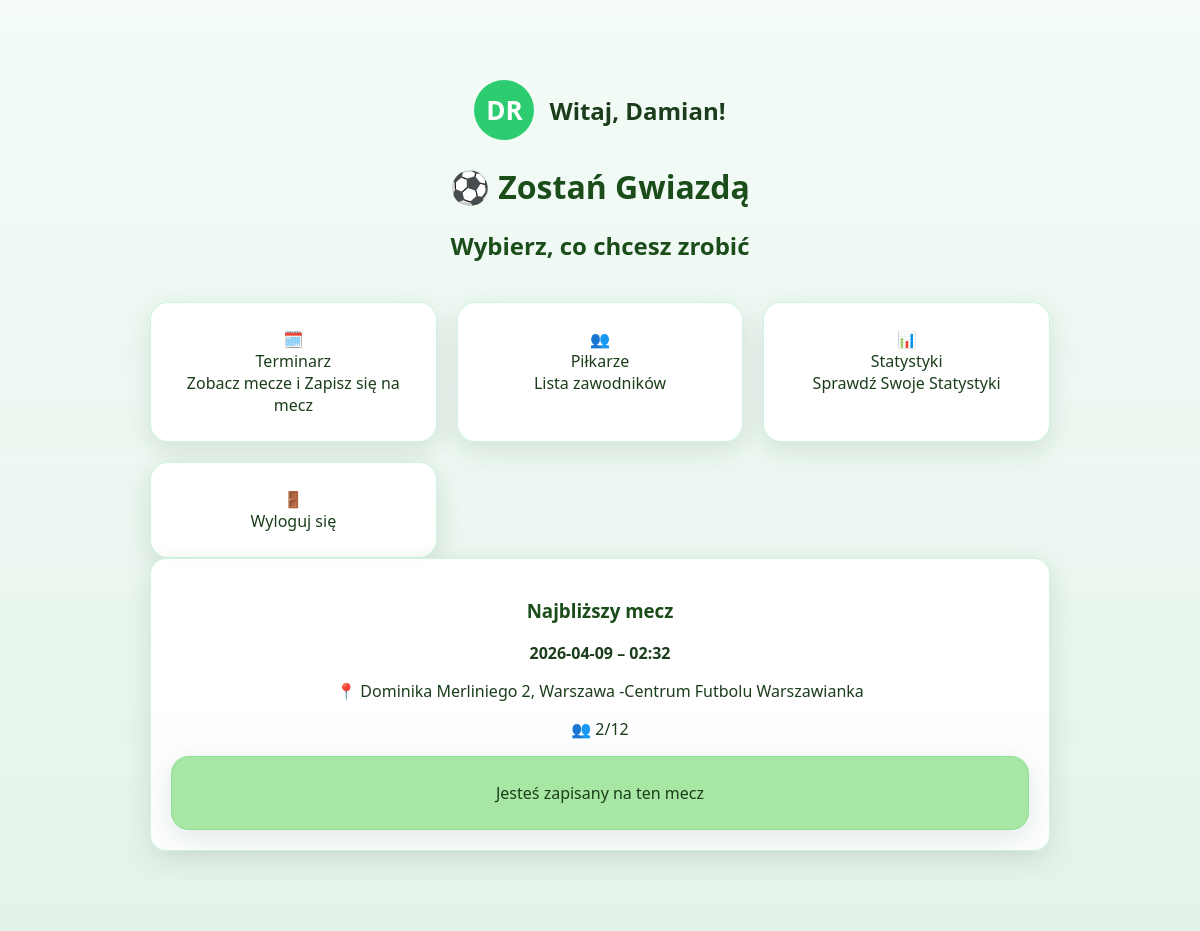
/ (signed in), run on the app's committed database.
### tables this page shows
CREATE TABLE matches (
            id INTEGER PRIMARY KEY AUTOINCREMENT,
            match_date TEXT NOT NULL,
            match_time TEXT NOT NULL,
            location TEXT NOT NULL,
            max_slots INTEGER NOT NULL,
            signed_up INTEGER NOT NULL DEFAULT 0,
            played INTEGER NOT NULL DEFAULT 0
        );

### app.py (the view)
@app.route("/")
def home():
    conn = get_db()
    next_match = conn.execute(
        "SELECT * FROM matches WHERE match_date >= date('now') ORDER BY match_date, match_time LIMIT 1"
    ).fetchone()
    user_signed = False
    if next_match and "user_id" in session:
        signup = conn.execute(
            "SELECT id FROM match_signups WHERE user_id = ? AND match_id = ?",
            (session["user_id"], next_match["id"])
        ).fetchone()
        if signup:
            user_signed = True
    conn.close()
    return render_template("index.html", next_match=next_match, user_signed=user_signed)

### db.py (called while the page is built)
def get_db():
    conn = sqlite3.connect("database.db")
    conn.row_factory = sqlite3.Row
    return conn

### templates/index.html (shortened to what this page needs)
<!DOCTYPE html>
<html lang="pl">
<head>
    <link rel="stylesheet" href="/static/theme.css">
</head>
<body>
<div class="overlay"></div>
<div class="container">
    {% if session.user_id %}
    <div class="user-box">
        <div class="avatar">
            {{ session.first_name[0] }}{{ session.last_name[0] }}
        </div>
        <div>
            <h2 style="margin:0;">Witaj, {{ session.first_name }}!</h2>
        </div>
    </div>
    {% endif %}
    <h1 style="color:#1b4d1b;">⚽ Zostań Gwiazdą</h1>
    {% if session.user_id %}
    <h2 style="color:#1b4d1b;">Wybierz, co chcesz zrobić</h2>
    {% else %}
    <h2 style="color:#1b4d1b;">Zaloguj się lub załóż konto, aby korzystać z systemu</h2>
    {% endif %}
    <div class="grid">
        <a href="/terminarz" class="tile">
            <div class="tile-icon">🗓️</div>
            <div class="tile-title">Terminarz</div>
            <div class="tile-desc">Zobacz mecze i Zapisz się na mecz</div>
        </a>
        <a href="/pilkarze" class="tile">
            <div class="tile-icon">👥</div>
            <div class="tile-title">Piłkarze</div>
            <div class="tile-desc">Lista zawodników</div>
        </a>
        <a href="/statystyki" class="tile">
            <div class="tile-icon">📊</div>
            <div class="tile-title">Statystyki</div>
            <div class="tile-desc">Sprawdź Swoje Statystyki</div>
        </a>
        {% if session.user_id %}
        <div class="tile" onclick="openLogoutPopup()">
            <div class="tile-icon">🚪</div>
            <div class="tile-title">Wyloguj się</div>
        </div>
        {% endif %}
    </div>
    {% if next_match %}
    <div class="next-match">
        <h3 style="color:#1b4d1b;">Najbliższy mecz</h3>
        <p><strong>{{ next_match.match_date }} – {{ next_match.match_time }}</strong></p>
        <p>📍 {{ next_match.location }}</p>
        <p>👥 {{ next_match.signed_up }}/{{ next_match.max_slots }}</p>
        {% if session.user_id %}
        {% if user_signed %}
        <div class="tile" style="margin-top:10px; background:#a8e6a3; cursor:default;">
            Jesteś zapisany na ten mecz
        </div>
        {% else %}
        <div class="tile" style="margin-top:10px; background:#2ecc71; color:white;"
             onclick="signupFromHome({{ next_match.id }}, '{{ next_match.match_date }}', '{{ next_match.match_time }}', '{{ next_match.location }}')">
            Zapisz się na mecz
        </div>
        {% endif %}
        {% else %}
        <a href="/login" class="tile" style="margin-top:10px;">Zaloguj się, aby się zapisać</a>
        {% endif %}
    </div>
    {% endif %}
</div>
</body>
</html>

### static/theme.css (style rules this page uses)
:root { --pitch-text: #1b3d1b; --pitch-surface: rgba(255, 255, 255, 0.92); --pitch-accent: #2ecc71; --pitch-accent-dark: #27ae60; --pitch-accent-soft: rgba(46, 204, 113, 0.22); --pitch-shadow: 0 8px 28px rgba(27, 61, 43, 0.12); }
body { margin: 0; padding: 0; font-family: "Segoe UI", Arial, sans-serif; color: var(--pitch-text); background-image: url('/static/murawa.jpg'); background-size: cover; background-position: center; background-repeat: no-repeat; }
.overlay { position: fixed; inset: 0; background: linear-gradient(180deg, rgba(240, 250, 245, 0.72), rgba(220, 240, 228, 0.78)); z-index: -1; pointer-events: none; }
.tile { background: var(--pitch-surface); padding: 25px; border-radius: 18px; box-shadow: var(--pitch-shadow); border: 1px solid var(--pitch-accent-soft); cursor: pointer; transition: 0.25s ease; text-decoration: none; color: var(--pitch-text); display: block; position: relative; z-index: 1; }
.grid { display: grid; grid-template-columns: repeat(auto-fit, minmax(220px, 1fr)); gap: 20px; margin-top: 40px; }
.section-box, .next-match { background: var(--pitch-surface); padding: 20px; border-radius: 16px; box-shadow: var(--pitch-shadow); border: 1px solid var(--pitch-accent-soft); color: var(--pitch-text); position: relative; z-index: 1; }

### templates/index.html (style rules this page uses)
.container { max-width: 900px; margin: 60px auto; padding: 20px; text-align: center; }
.avatar { width: 60px; height: 60px; background: #2ecc71; border-radius: 50%; display: flex; align-items: center; justify-content: center; font-size: 26px; font-weight: bold; margin-right: 15px; color: white; }
.user-box { display: flex; align-items: center; justify-content: center; margin-bottom: 25px; }

### data on the page
matches: match_date "2026-04-09", match_time "02:32", location "Dominika Merliniego 2, Warszawa -Centrum Futbolu Warszawianka", signed_up "2", max_slots "12"

### other printed values
{{ session.first_name[0] }} "D"
{{ session.last_name[0] }} "R"
{{ session.first_name }} "Damian"
